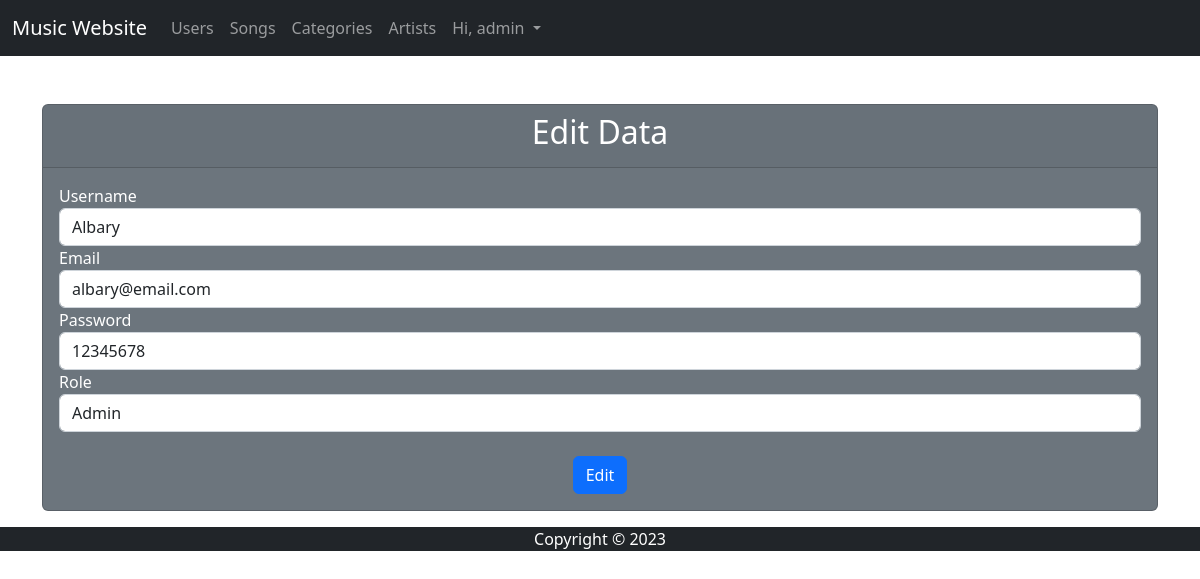
The page /page/admin/edit.php?id=4 (signed in) on the database its author committed.
### tables this page shows
CREATE TABLE `users` (
  `id` int(11) NOT NULL,
  `username` varchar(30) NOT NULL,
  `email` varchar(100) NOT NULL,
  `password` varchar(255) NOT NULL,
  `role` varchar(10) NOT NULL,
  `date` datetime NOT NULL
);

### page/admin/edit.php (the view, shortened to what this page needs)
<?php
	include '../../core/koneksi.php';
    $id=$_GET['id'];
	$query = mysqli_query($konek, "select * from users WHERE id=$id");
	$data = mysqli_fetch_array($query);
?>
<!doctype html>
<html lang="en">
  <head>
    <link href="https://cdn.jsdelivr.net/npm/bootstrap@5.2.3/dist/css/bootstrap.min.css" rel="stylesheet">
  </head>
  <body>
  <header class="bg-dark">
        <nav class="navbar navbar-expand-lg navbar-dark">
            <div class="container-fluid">
                <a class="navbar-brand" href="#">Music Website</a>
                <div class="collapse navbar-collapse" id="navbarNav">
                    <ul class="navbar-nav">
                        <li class="nav-item">
                            <a class="nav-link" href="users.php">Users</a>
                        </li>
                        <li class="nav-item">
                            <a class="nav-link" href="songs.php">Songs</a>
                        </li>
                        <li class="nav-item">
                            <a class="nav-link" href="categories.php">Categories</a></a>
                        </li>
                        <li class="nav-item">
                            <a class="nav-link" href="artists.php">Artists</a>
                        </li>
                        <li class="nav-item dropdown">
                            <a class="nav-link dropdown-toggle" href="#" role="button" data-bs-toggle="dropdown" aria-expanded="false">
                                Hi, admin
                            </a>
                        </li>
                    </ul>
                </div>
            </div>
        </nav>
    </header>
    <main>
    <div class="container mt-5">
        <div class="card text-white bg-secondary mb-3">
            <div class="card-header">
                <center>
                    <h2>Edit Data</h2>
                </center>
            </div>
            <div class="card-body">
                <form method="POST" action="../../core/editUser.php?id=<?php echo $data['id'] ?>">
                    <div class="form-group">
                        <label for="Username">Username</label>
                        <input type="text" name="username" class="form-control" id="username" value="<?php echo $data['username'];?>"
                               placeholder="Masukkan Username" required />
                    </div>
                    <div class="form-group">
                        <label for="email">Email</label>
                        <input type="text" name="email" class="form-control" id="email" value="<?php echo $data['email'];?>"
                               placeholder="Masukkan Email" required />
                    </div>
                    <div class="form-group">
                        <label for="Password">Password</label>
                        <input type="text" name="password" class="form-control" id="password" value="<?php echo $data['password'];?>"
                               placeholder="Masukkan Password" required />
                    </div>
                    <div class="form-group">
                        <label for="role">Role</label>
                        <select name="role" class="form-control" id="role">
                            <option value="admin" <?php echo $data['role'] == 'admin' ? 'selected' : ''; ?>>Admin</option>
                        </select>
                    </div>
                    <br>
                    <center>
                        <button type="login" value="login" class="btn btn-primary">Edit</button>
                    </center>
                </form>
            </div>
        </div>
    </div>
</main>
    <footer class="bg-dark">
        <div class="container text-center text-white">
            <p>Copyright &copy; <?=date("Y")?></p>
        </div>
    </footer>
  </body>
</html>

### rows shown on the page
users: username "Albary", email "albary@email.com", password "12345678", role "Admin"
